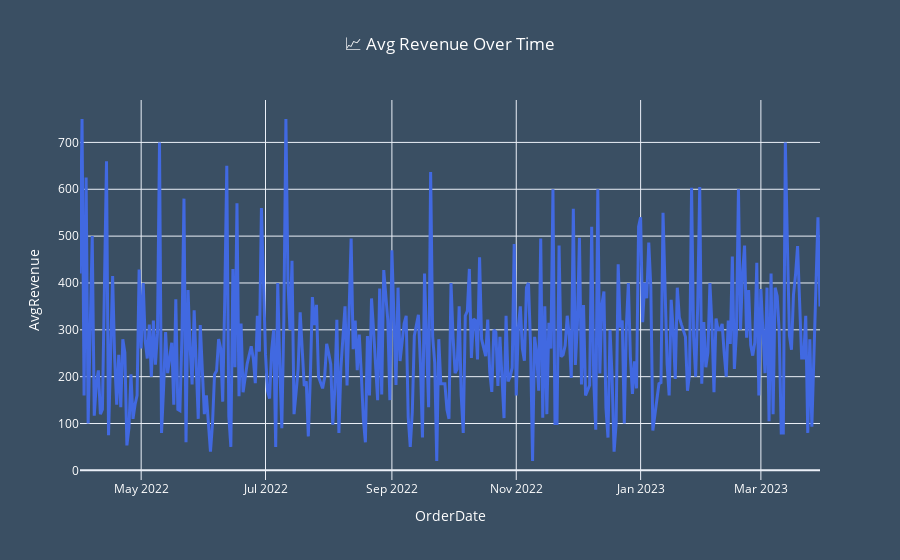

The cell this chart's notebook holds for it:
### Code cell
import pandas as pd
import plotly.express as px

# Load and preprocess data
df = pd.read_excel(r'C:\Users\TUF\Desktop\Franz FIles\Balaji-Fast-Food-Sales-Cleaned.xlsx')

df.columns = df.columns.str.strip().str.lower().str.replace(' ', '_')
df['transaction_amount'] = pd.to_numeric(df['transaction_amount'], errors='coerce')
df['date'] = pd.to_datetime(df['date'], errors='coerce')
df = df.dropna(subset=['transaction_amount', 'date'])

order_behavior = df.groupby('order_id').agg(
    TotalRevenue=('transaction_amount', 'sum'),
    TotalQuantity=('quantity', 'sum'),
    UniqueItems=('item_name', 'nunique'),
    AvgItemPrice=('item_price', 'mean'),
    OrderDate=('date', 'min')
).reset_index()

order_behavior['Segment'] = pd.cut(
    order_behavior['TotalRevenue'],
    bins=[0, 500, 1500, 3000, float('inf')],
    labels=['Low', 'Medium', 'High', 'Very High']
)

layout_style = dict(
    title_x=0.5,
    title_font=dict(color='white'),
    font=dict(color='white'),
    legend=dict(font=dict(color='white')),
    xaxis=dict(title_font=dict(color='white'), tickfont=dict(color='white')),
    yaxis=dict(title_font=dict(color='white'), tickfont=dict(color='white')),
    plot_bgcolor='#3a4f63',
    paper_bgcolor='#3a4f63'
)

# --- Scatter Plot ---
fig1 = px.scatter(
    order_behavior,
    x='TotalQuantity',
    y='TotalRevenue',
    color='Segment',
    size='UniqueItems',
    title='🔵 Revenue vs Quantity',
    template='plotly_white',
    hover_data=['order_id', 'AvgItemPrice']
)
fig1.update_traces(marker=dict(opacity=0.7, line=dict(width=1, color='gray')))
fig1.update_layout(**layout_style)
fig1.write_html("scatter_plot.html")

# --- Correlation Matrix ---
corr = order_behavior[['TotalRevenue', 'TotalQuantity', 'UniqueItems', 'AvgItemPrice']].corr()
fig2 = px.imshow(
    corr,
    text_auto=True,
    title="📊 Correlation Matrix",
    color_continuous_scale='Blues',
    template='plotly_white'
)
fig2.update_layout(**layout_style)
fig2.write_html("correlation_matrix.html")

# --- Outliers by Segment ---
fig3 = px.box(
    order_behavior,
    x='Segment',
    y='TotalRevenue',
    color='Segment',
    points='all',
    title='🚨 Revenue Outliers by Segment',
    template='plotly_white'
)
fig3.update_layout(**layout_style)
fig3.write_html("outliers_by_segment.html")

# --- Segment Bar Chart ---
segment_counts = order_behavior['Segment'].value_counts().sort_index()
fig4 = px.bar(
    x=segment_counts.index,
    y=segment_counts.values,
    labels={'x': 'Segment', 'y': 'Number of Orders'},
    title='📦 Customer Segments (Simple Bar)',
    color=segment_counts.index,
    template='plotly_white'
)
fig4.update_layout(**layout_style)
fig4.write_html("segments_bar_chart.html")

# --- Line Trend Over Time ---
revenue_trend = order_behavior.groupby('OrderDate').agg(
    AvgRevenue=('TotalRevenue', 'mean')
).reset_index()
fig5 = px.line(
    revenue_trend,
    x='OrderDate',
    y='AvgRevenue',
    title='📈 Avg Revenue Over Time',
    template='plotly_white'
)
fig5.update_traces(line=dict(color='royalblue', width=3))
fig5.update_layout(**layout_style)
fig5.write_html("avg_revenue_trend.html")
fig5.show()

### Figure 1 — Plotly figure (JSON) as saved in the notebook; plotly's stock layout.template omitted (floating-point values rounded to 4 significant figures; data arrays with more than 128 entries replaced by an {"elided": "..."} marker saying what was removed)
{"data": [{"hovertemplate": "OrderDate=%{x}<br>AvgRevenue=%{y}<extra></extra>", "legendgroup": "", "line": {"color": "royalblue", "dash": "solid", "width": 3}, "marker": {"symbol": "circle"}, "mode": "lines", "name": "", "orientation": "v", "showlegend": false, "type": "scatter", "x": {"elided": "348 str values"}, "xaxis": "x", "y": {"elided": "348 float values"}, "yaxis": "y"}], "layout": {"font": {"color": "white"}, "legend": {"font": {"color": "white"}, "tracegroupgap": 0}, "paper_bgcolor": "#3a4f63", "plot_bgcolor": "#3a4f63", "title": {"font": {"color": "white"}, "text": "📈 Avg Revenue Over Time", "x": 0.5}, "xaxis": {"anchor": "y", "domain": [0, 1], "tickfont": {"color": "white"}, "title": {"font": {"color": "white"}, "text": "OrderDate"}}, "yaxis": {"anchor": "x", "domain": [0, 1], "tickfont": {"color": "white"}, "title": {"font": {"color": "white"}, "text": "AvgRevenue"}}}}
